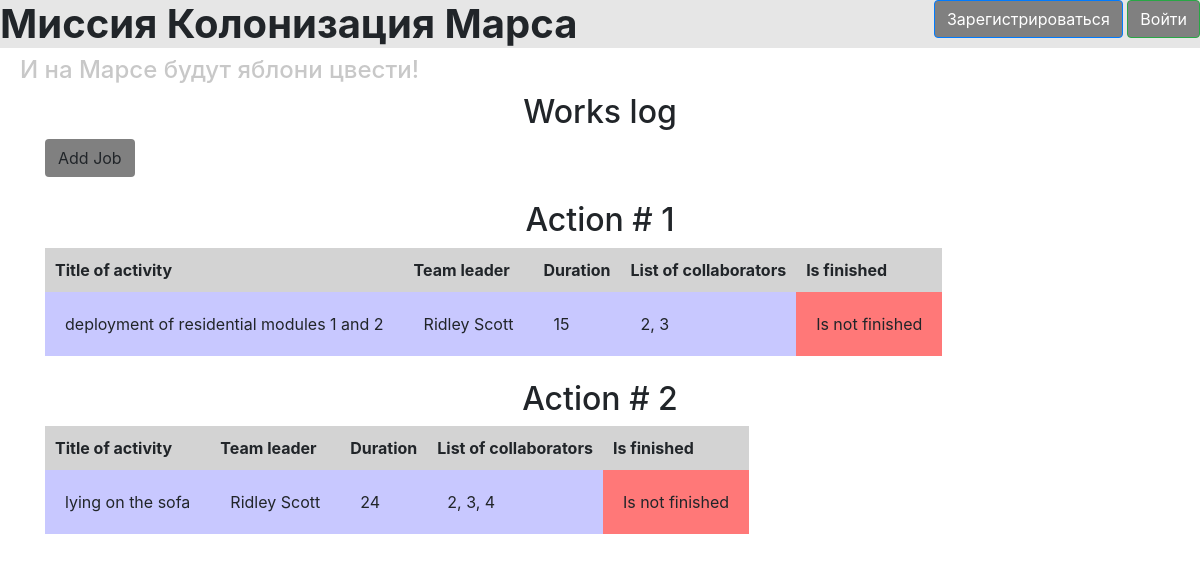
The app's page /table, older data.
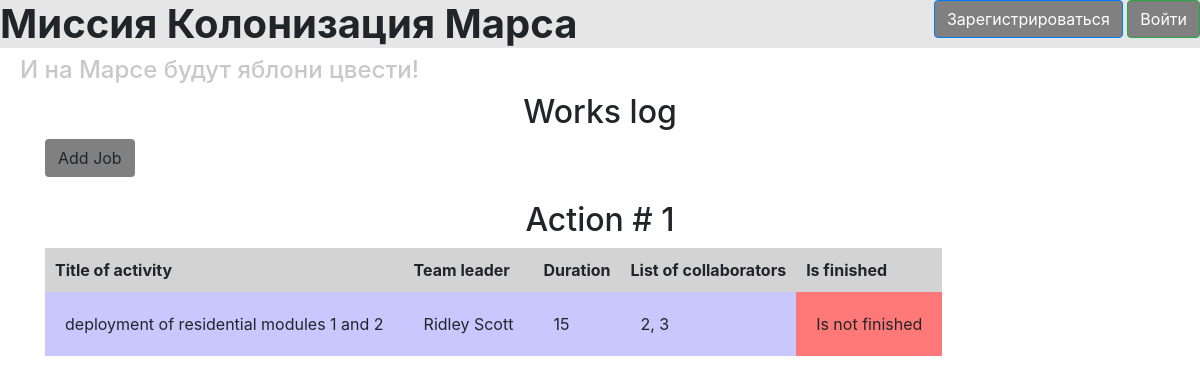
The same page, newer data.
### data/jobs.py (models this page shows, shortened)
class Jobs(SqlAlchemyBase):
    __tablename__ = 'jobs'
    id = sqlalchemy.Column(sqlalchemy.Integer,
                           primary_key=True, autoincrement=True)
    team_leader = sqlalchemy.Column(sqlalchemy.Integer, sqlalchemy.ForeignKey("users.id"))   #
    job = sqlalchemy.Column(sqlalchemy.String, nullable=True)
    about = sqlalchemy.Column(sqlalchemy.String, nullable=True)
    work_size = sqlalchemy.Column(sqlalchemy.Integer, nullable=True)
    collaborators = sqlalchemy.Column(sqlalchemy.String, nullable=True)
    start_date = sqlalchemy.Column(sqlalchemy.DateTime, default=datetime.datetime.now, nullable=True)
    end_date = sqlalchemy.Column(sqlalchemy.DateTime, nullable=True)
    is_finished = sqlalchemy.Column(sqlalchemy.Boolean, default=False, nullable=True)
    team_leader_as_object = orm.relationship('User')

### data/users.py (models this page shows, shortened)
class User(SqlAlchemyBase, UserMixin):
    __tablename__ = 'users'
    id = sqlalchemy.Column(sqlalchemy.Integer, primary_key=True, autoincrement=True)
    surname = sqlalchemy.Column(sqlalchemy.String, nullable=True)
    name = sqlalchemy.Column(sqlalchemy.String, nullable=True)
    age = sqlalchemy.Column(sqlalchemy.Integer, nullable=True)
    position = sqlalchemy.Column(sqlalchemy.String, nullable=True)
    speciality = sqlalchemy.Column(sqlalchemy.String, nullable=True)
    address = sqlalchemy.Column(sqlalchemy.String, nullable=True)
    email = sqlalchemy.Column(sqlalchemy.String, index=True, unique=True, nullable=True)
    hashed_password = sqlalchemy.Column(sqlalchemy.String, nullable=True)
    modified_date = sqlalchemy.Column(sqlalchemy.DateTime, default=datetime.datetime.now)
    news = orm.relationship("News", back_populates='user')

### main.py (the view)
@app.route("/")
@app.route('/table')
def table():
    jobs_and_leaders = [(job, db_sess.query(User).filter(User.id == int(job.team_leader)).first())
                        for job in db_sess.query(Jobs).all()]
    return render_template('table.html', jobs_and_leaders=jobs_and_leaders)

### templates/table.html (shortened to what this page needs)
{% extends "base.html" %}
{% block content %}
<h2>Works log</h2>
<div>
  <a href="/job" class="btn">
      Add Job
  </a>
</div>
<br>
{% for job, team_leader in jobs_and_leaders %}
  <h2 style="text-align: center">Action # {{ loop.index }}</h2>
  <table class="my-table">
    <thead>
      <tr>
        <th>Title of activity</th>
        <th>Team leader</th>
        <th>Duration</th>
        <th>List of collaborators</th>
        <th>Is finished</th>
      </tr>
    </thead>
    <tbody>
      <tr>
        <td>{{ job.job }}</td>
        <td>{{ team_leader.name }} {{ team_leader.surname }}</td>
        <td>{{ job.work_size }}</td>
        <td>{{ job.collaborators }}</td>
        {% if job.is_finished == True %}
          <td style="background-color: rgb(255, 120, 120);">Is finished</td>
        {% else %}
          <td style="background-color: rgb(255, 120, 120);">Is not finished</td>
        {% endif %}
      </tr>
    </tbody>
  </table>
  <br>
{% endfor %}
{% endblock %}

Row changes from the older to the newer data that the page shows:
removed Jobs: job "lying on the sofa", name "Ridley", surname "Scott", work_size "24", collaborators "2, 3, 4", is_finished "Is not finished"
